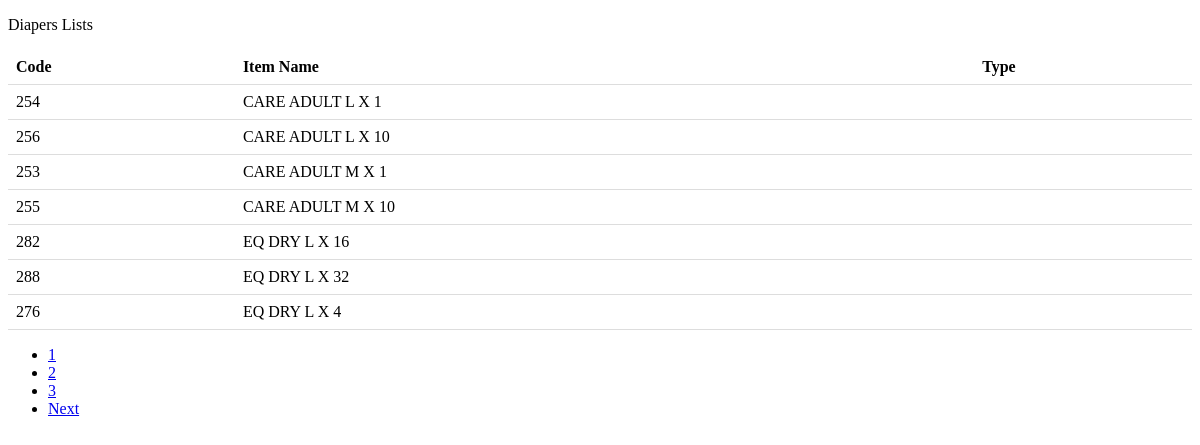
Screenshot of /dia_list.php with the database file from the repository.
### tables this page shows
CREATE TABLE `items` (
  `code` int(11) NOT NULL,
  `item_name` varchar(50) NOT NULL,
  `what_for` varchar(256) NOT NULL,
  `unit_price` double NOT NULL,
  `mark_up` double NOT NULL,
  `price` double NOT NULL,
  `type` varchar(256) NOT NULL,
  `classification` varchar(256) NOT NULL,
  `vendor_name` varchar(250) NOT NULL
);

### dia_list.php (the view, shortened to what this page needs)
<!DOCTYPE html>
<html>
<head>
</head>
<body>
    <p class="text-center fs-1">Diapers Lists</p>
    <?php
    include 'database/config.php';
    $countSql = "SELECT COUNT(*) as total FROM items WHERE classification = 'diaper'";
    $countResult = mysqli_query($conn, $countSql);
    $countRow = mysqli_fetch_assoc($countResult);
    $totalRows = $countRow['total'];
    $limit = 7;
    $totalPages = ceil($totalRows / $limit);
    if (isset($_GET['page'])) {
        $currentPage = $_GET['page'];
    } else {
        $currentPage = 1;
    }
    $offset = ($currentPage - 1) * $limit;
    $sql = "SELECT code, item_name, type FROM items WHERE classification = 'diaper' ORDER BY item_name ASC LIMIT $limit OFFSET $offset";
    $result = mysqli_query($conn, $sql);
    if (mysqli_num_rows($result) > 0) {
        echo "<table>";
        echo "<thead>";
        echo "<tr>";
        echo "<th>Code</th>";
        echo "<th>Item Name</th>";
        echo "<th>Type</th>";
        echo "</tr>";
        echo "</thead>";
        echo "<tbody>";
        while ($row = mysqli_fetch_assoc($result)) {
            $code = $row['code'];
            $item_name = $row['item_name'];
            $type = $row['type'];
            echo "<tr>";
            echo "<td data-label='Code'>" . $code . "</td>";
            echo "<td data-label='Item Name'>" . $item_name . "</td>";
            echo "<td data-label='Type'>" . $type . "</td>";
            echo "</tr>";
        }
        echo "</tbody>";
        echo "</table>";
        echo "<div class='row justify-content-center mt-4'>";
        echo "<nav aria-label='Page navigation example'>";
        echo "<ul class='pagination'>";
        $startPage = max(1, $currentPage - 1);
        $endPage = min($startPage + 2, $totalPages);
        for ($i = $startPage; $i <= $endPage; $i++) {
            echo "<li class='page-item " . ($currentPage == $i ? 'active' : '') . "'><a class='page-link' href='#' data-page='$i'>$i</a></li>";
        }
        if ($currentPage < $totalPages) {
            echo "<li class='page-item'><a class='page-link' href='#' data-page='" . ($currentPage + 1) . "'>Next</a></li>";
        }
        echo "</ul>";
        echo "</nav>";
        echo "</div>";
    } else {
        echo "0 results";
    }
    ?>
</body>
</html>

### dia_list.php (style rules this page uses)
table { width: 100%; border-collapse: collapse; }
th, td { padding: 8px; text-align: left; border-bottom: 1px solid #ddd; }

### rows the page displays
items: code "254", item_name "CARE ADULT L X 1"
items: code "256", item_name "CARE ADULT L X 10"
items: code "253", item_name "CARE ADULT M X 1"
items: code "255", item_name "CARE ADULT M X 10"
items: code "282", item_name "EQ DRY L X 16"
items: code "288", item_name "EQ DRY L X 32"
items: code "276", item_name "EQ DRY L X 4"
